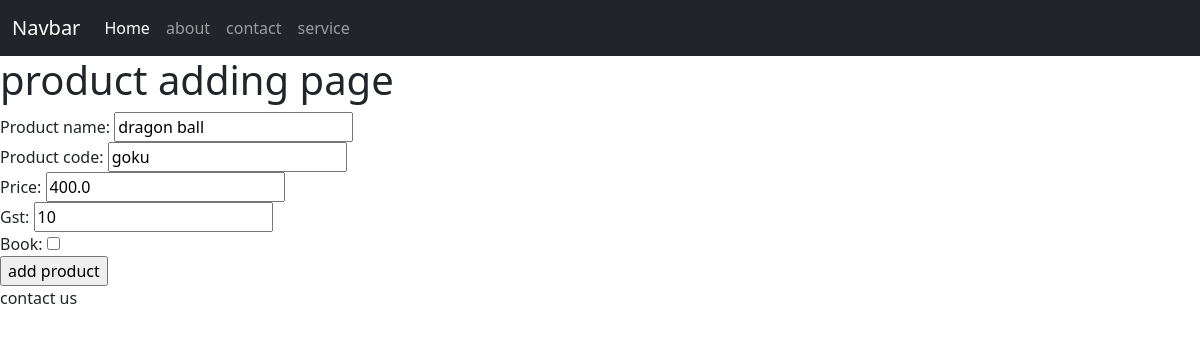
The page /inventory/products/update/1 on the database its author committed.
### inventory/models.py (models this page shows, shortened)
class product(models.Model):
    product_name =models.CharField(max_length=100 , null=True)
    product_code =models.CharField(max_length=100 , null=True)
    price =models.FloatField(default=0)
    gst =models.IntegerField(default=0)
    book=models.BooleanField(default=False)

### inventory/views.py (the view)
# urls.py: path('products/update/<int:id>',productupdate,name='product_update'),
def productupdate(request, id):
     selected_product = product.objects.get(id = id)
     context = {
        'product_page' : product_form(instance=selected_product)
     }
     if request.method == 'POST':
         product_Form = product_form (request.POST,instance=selected_product)
         if product_Form.is_valid():
             product_Form.save()
             return redirect('/inventory/products/')
     return render(request,'productadd.html',context)

### inventory/forms.py
class product_form  (ModelForm):
    class Meta :
        model = product
        fields = '__all__'

### frontend/templates/productadd.html (shortened to what this page needs)
<!DOCTYPE html>
{% extends 'base.html' %}
    {% block content %}
        <h1> product adding page </h1>
        <form action="" method="POST">
            {{ product_page }}
            <input type="submit" value="add product">
        </form>
    {% endblock %}

### rows shown on the page
product: product_name "dragon ball", product_code "goku", price "400.0", gst "10"
